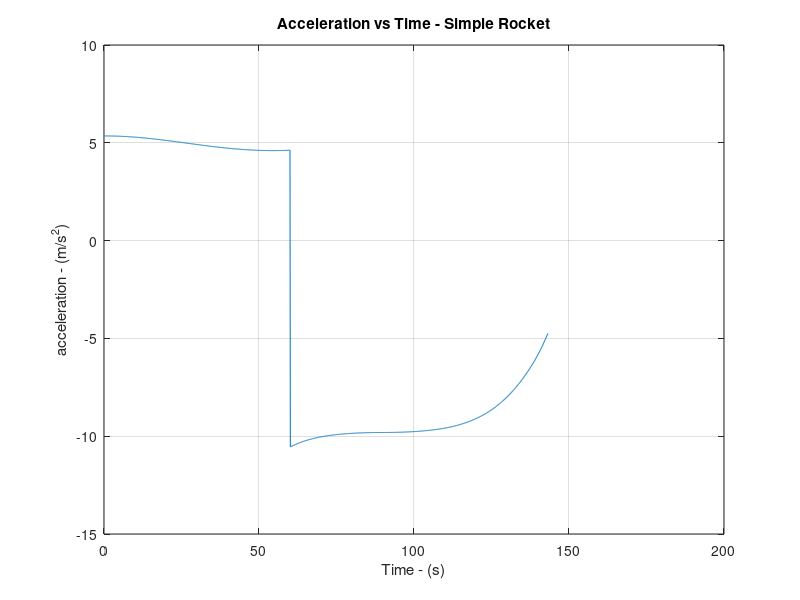
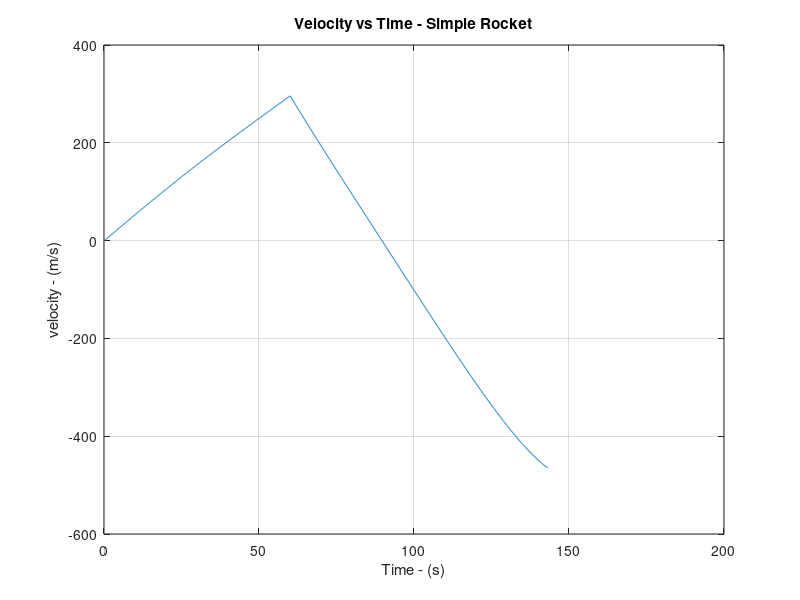
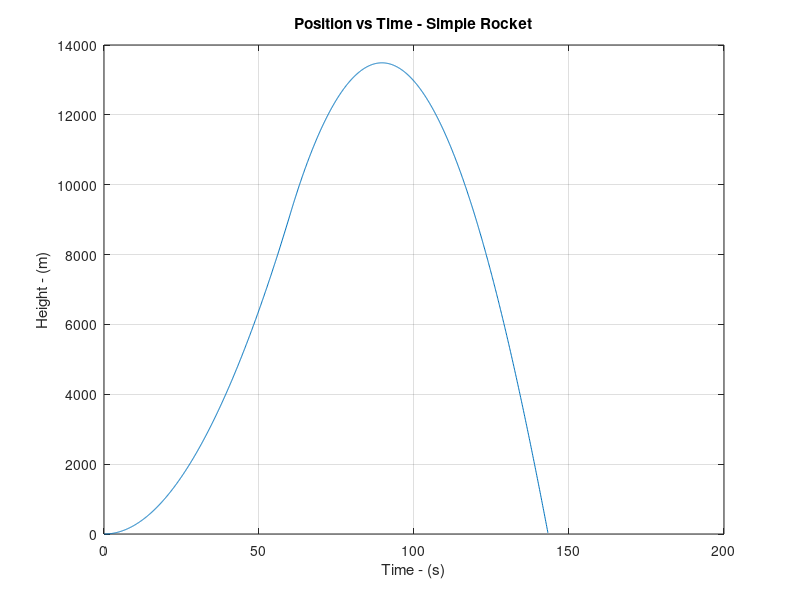

MATLAB code for these plots, in order:
clear variables % clear any old variables in the workspace
close all % closes any plots open from previous runs


%load without using the native method the density of the air file
load('densityVector.mat')

%List all the variables needed

massEmptyRocket = 1500; % kg
startingMassFuel = 7000; % kg
massHorse = 75; %kg
massTotal = massEmptyRocket + startingMassFuel +massHorse; % kg
engineThrust = 	130000; %N
area = 2 * 3.14;
gravity = 9.81; %m/s/s
density = 1.225; %kg/m3
dragCoeficient = .05;
drag = 0; % no drag
weight = massTotal * gravity; %Constant for now
dt = .1; % timeStep duration in seconds
endTime = 150; % Seconds
acceleration = zeros(1,endTime/dt); %Create empty vector of zeros for Acceleration Data the length of the simulation
time = zeros(1,endTime/dt);  ; %Create empty vector of zeros for time Data
burnTime = 60; %Time Engines are firing for.
maxAltitude = 9999999999;
endOfUsefulData = 0;
pos = 0;
vel = 0;
%start a loop to calcualte our equations of motion at each Time Step

for t = 1:1:(endTime/dt) %   t is the current TimeStep

%Equation of motion
    km = floor(pos / 1000) + 1; %we already compensated for matlab deficiencies
    resto = 1000 + pos - km * 1000; %counter compensate for the matlab quirkness of non zero starting array
    
    density1 = densityVector(km);
    density2 = densityVector(km + 1);
    densityDelta = (density2 - density1) / 1000;
    
    
    
    density = density1;
    density += densityDelta * resto;
    
    %1000 is added because else this drag is irrelevant compared to the trust and weight
    drag = 0.5 * density * (vel * vel) * area * dragCoeficient * 1000;
    if t <= (burnTime/dt) %while the engines are firing
        acceleration(t) =  (engineThrust - drag - weight) / massTotal;
    else %when the engines have stopped firing
      if vel > 0
        drag = drag * -1;
      end
        acceleration(t) =  (drag - weight) /massTotal;
        acc = acceleration(t);
    end

    
time(t) = t*dt; % update the time vector with the new time step

if t == 1350
 cry = 0;
end



if t == 1450
 cry = 0;
end

%Calculate the velocity and Position, by integrating.
velocity = cumtrapz(time,acceleration);
position = cumtrapz(time,velocity);

%Current position (and velocity) are computed BAD, so take two step ago, to be safe
  if t > 15
    pos = position(t - 1);
    vel = velocity(t - 1);
  else
    pos = 0;
    vel = 0;
  end

  if pos < 0
    endOfUsefulData = t - 2;
    break %terminate the Simulation, we have finished here
  end
   
    
end

%the data AFTER the end are plain wrong, we have to remove
velocityOld = velocity;
positionOld = position;
accelerationOld = acceleration;

velocity = zeros(1,endOfUsefulData);
position  = zeros(1,endOfUsefulData);
acceleration  = zeros(1,endOfUsefulData);
time = zeros(1,endOfUsefulData);

for t = 1:1:endOfUsefulData
 velocity(t) = velocityOld(t);
 position(t)  = positionOld(t);
 acceleration(t) = accelerationOld(t);
 time(t) = t*dt;
end

%plot results

figure();
plot(time, acceleration)
title ('Acceleration vs Time - Simple Rocket')
xlabel('Time - (s)')
ylabel('acceleration - (m/s^2)')
grid on

figure();
plot(time, velocity)
title ('Velocity vs Time - Simple Rocket')
xlabel('Time - (s)')
ylabel('velocity - (m/s)')
grid on

figure();
plot(time, position)
title ('Position vs Time - Simple Rocket')
xlabel('Time - (s)')
ylabel('Height - (m)')
grid on
